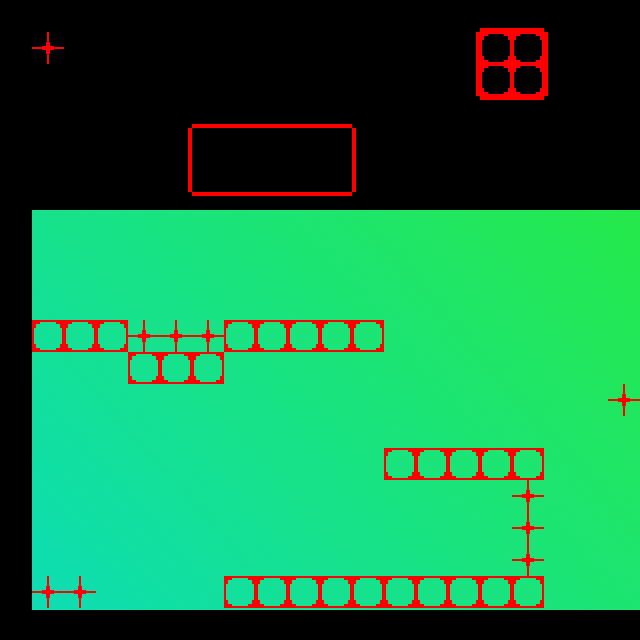

The image is a tile-based game level rendered from a .tmx file. Its description and complete source (layers, tilesets, objects, tile grids) follow:
An orthogonal 20x20 tile map with 32x32 px tiles, 1 tile layer (tiles), 1 image layer and 4 objects (action.sign, spawn.player, spawn.enemy, pickup.hp).

<map version="1.0" orientation="orthogonal" renderorder="right-up" width="20" height="20" tilewidth="32" tileheight="32" nextobjectid="11">
 <tileset firstgid="1" name="test_tiles" tilewidth="32" tileheight="32" tilecount="64" columns="8">
  <image source="tiles_test.png" width="256" height="256" />
  <tile id="48">
   <properties>
    <property name="bottom" type="int" value="0" />
    <property name="left" type="int" value="0" />
    <property name="right" type="int" value="1" />
    <property name="top" type="int" value="0" />
   </properties>
  </tile>
  <tile id="49">
   <properties>
    <property name="bottom" type="int" value="1" />
    <property name="left" type="int" value="0" />
    <property name="right" type="int" value="0" />
    <property name="top" type="int" value="0" />
   </properties>
  </tile>
  <tile id="50">
   <properties>
    <property name="bottom" type="int" value="1" />
    <property name="damage" type="int" value="4" />
    <property name="left" type="int" value="1" />
    <property name="right" type="int" value="1" />
    <property name="top" type="int" value="1" />
   </properties>
  </tile>
  <tile id="56">
   <properties>
    <property name="bottom" type="int" value="0" />
    <property name="left" type="int" value="0" />
    <property name="right" type="int" value="0" />
    <property name="top" type="int" value="1" />
   </properties>
  </tile>
  <tile id="57">
   <properties>
    <property name="bottom" type="int" value="0" />
    <property name="left" type="int" value="1" />
    <property name="right" type="int" value="0" />
    <property name="top" type="int" value="0" />
   </properties>
  </tile>
  <tile id="58">
   <properties>
    <property name="bottom" type="int" value="1" />
    <property name="left" type="int" value="1" />
    <property name="right" type="int" value="1" />
    <property name="top" type="int" value="1" />
   </properties>
  </tile>
 </tileset>
 <imagelayer name="backdrop" offsetx="32" offsety="210">
  <image source="backdrop_test.png" width="640" height="400" />
 </imagelayer>
 <layer name="tiles" width="20" height="20">
  <data encoding="csv">
0,0,0,0,0,0,0,0,0,0,0,0,0,0,0,50,50,0,0,0,
0,51,0,0,0,0,0,0,0,0,0,0,0,0,49,59,59,58,0,0,
0,0,0,0,0,0,0,0,0,0,0,0,0,0,49,59,59,58,0,0,
0,0,0,0,0,0,50,50,50,50,50,0,0,0,0,57,57,0,0,0,
0,0,0,0,0,49,0,0,0,0,0,58,0,0,0,0,0,0,0,0,
0,0,0,0,0,49,0,0,0,0,0,58,0,0,0,0,0,0,0,0,
0,0,0,0,0,0,57,57,57,57,57,0,0,0,0,0,0,0,0,0,
0,0,0,0,0,0,0,0,0,0,0,0,0,0,0,0,0,0,0,0,
0,0,0,0,0,0,0,0,0,0,0,0,0,0,0,0,0,0,0,0,
0,0,0,0,0,0,0,0,0,0,0,0,0,0,0,0,0,0,0,0,
0,59,59,59,51,51,51,59,59,59,59,59,0,0,0,0,0,0,0,0,
0,0,0,0,59,59,59,0,0,0,0,0,0,0,0,0,0,0,0,0,
0,0,0,0,0,0,0,0,0,0,0,0,0,0,0,0,0,0,0,51,
0,0,0,0,0,0,0,0,0,0,0,0,0,0,0,0,0,0,0,0,
0,0,0,0,0,0,0,0,0,0,0,0,59,59,59,59,59,0,0,0,
0,0,0,0,0,0,0,0,0,0,0,0,0,0,0,0,51,0,0,0,
0,0,0,0,0,0,0,0,0,0,0,0,0,0,0,0,51,0,0,0,
0,0,0,0,0,0,0,0,0,0,0,0,0,0,0,0,51,0,0,0,
0,51,51,0,0,0,0,59,59,59,59,59,59,59,59,59,59,0,0,0,
0,0,0,0,0,0,0,0,0,0,0,0,0,0,0,0,0,0,0,0
</data>
 </layer>
 <objectgroup name="actions">
  <object id="10" name="hello" type="action.sign" gid="60" x="224" y="320" width="32" height="32">
   <properties>
    <property name="sign_content" value="Hello, World!" />
   </properties>
  </object>
 </objectgroup>
 <objectgroup name="spawns">
  <object id="4" name="spawn" type="spawn.player" x="271" y="528.5">
   <properties>
    <property name="entity_type" value="%" />
   </properties>
  </object>
  <object id="7" name="zombie" type="spawn.enemy" x="495" y="399">
   <properties>
    <property name="entity_type" value="Zombie" />
   </properties>
  </object>
 </objectgroup>
 <objectgroup name="pickups">
  <object id="9" name="health pack" type="pickup.hp" gid="1" x="207" y="176" width="32" height="32">
   <properties>
    <property name="hp_increase" type="int" value="8" />
   </properties>
  </object>
 </objectgroup>
</map>
